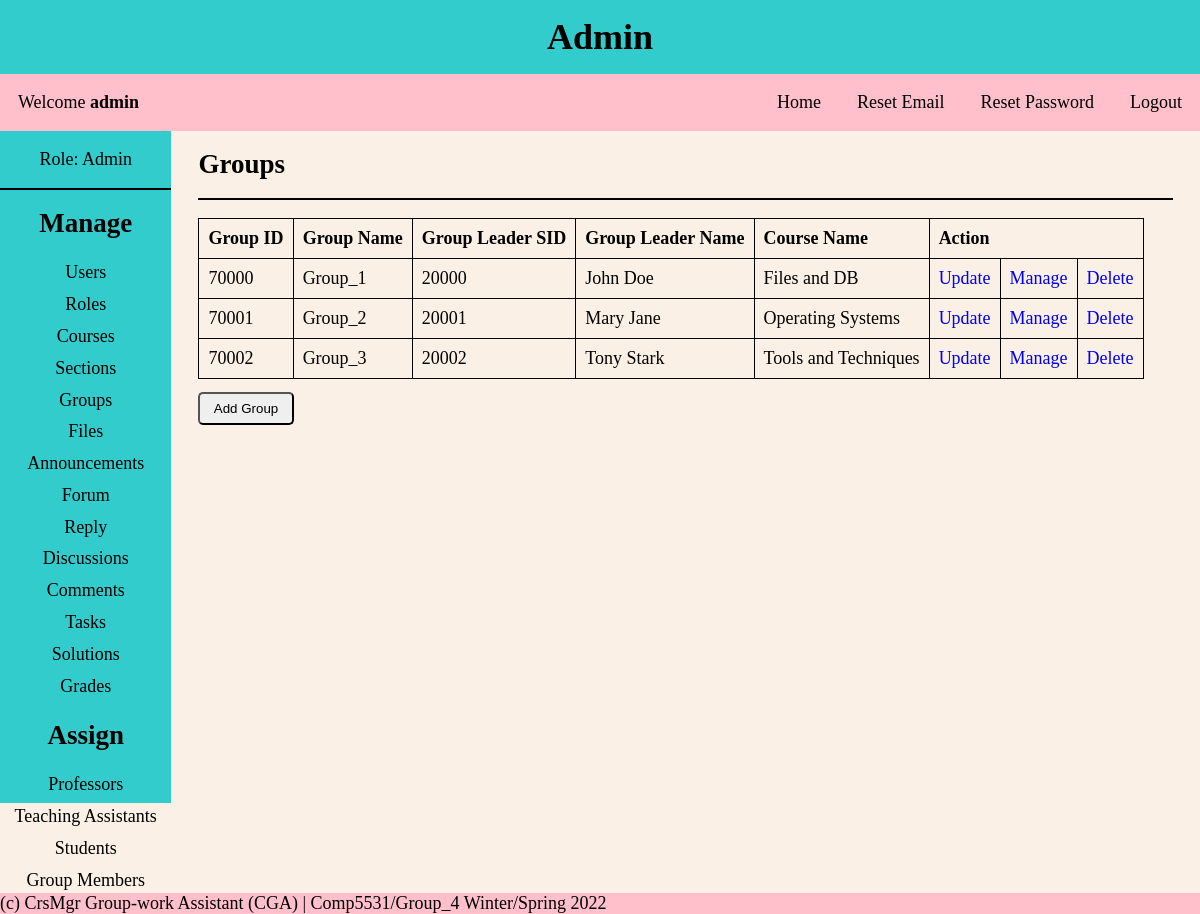
/pages/admin.php?page=groups (signed in), run on the app's committed database.
### tables this page shows
CREATE TABLE Student_Groups
(
  group_id INT NOT NULL AUTO_INCREMENT PRIMARY KEY,
  group_name VARCHAR(30) NOT NULL,
  group_leader_sid INT NOT NULL
);

CREATE TABLE Users
(
  user_id INT NOT NULL AUTO_INCREMENT PRIMARY KEY,
  first_name VARCHAR(30) NOT NULL,
  last_name VARCHAR(30) NOT NULL,
  dob DATE NOT NULL,
  email VARCHAR(30) NOT NULL UNIQUE,
  username VARCHAR(30) NOT NULL UNIQUE,
  password VARCHAR(30) NOT NULL,
  created_on DATETIME DEFAULT CURRENT_TIMESTAMP,
  first_login TINYINT NOT NULL,
  role_id INT NOT NULL,
  FOREIGN KEY (role_id) REFERENCES Roles(role_id)
);

CREATE TABLE Course
(
  course_id INT NOT NULL AUTO_INCREMENT PRIMARY KEY,
  course_name VARCHAR(30) NOT NULL UNIQUE,
  course_number INT NOT NULL UNIQUE
);

### helper/functions.php (called while the page is built, shortened)
<?php
function isAdmin()
{
    if (isset($_SESSION['role_id']) && $_SESSION['role_id'] == 1) {
        return true;
    }
    return false;
}
function isStudent()
{
    return false;
}

### CRUD/groups.php (the view, shortened to what this page needs)
<div class="content-body">
    <?php
    if (isAdmin()) {
        $query = "SELECT g.*, s.*, u.*, c.* FROM student_groups as g
        JOIN student as s ON g.group_leader_sid = s.student_id
        JOIN users as u ON s.user_id = u.user_id
        LEFT JOIN group_of_course as gc ON gc.group_id = g.group_id
        LEFT JOIN course as c ON c.course_id = gc.course_id
        ORDER BY g.group_id ASC";
    }
    $results = mysqli_query($conn, $query);
    ?>
    <h2>Groups</h2>
    <hr>
    <table>
        <thead>
            <tr>
                <?php isAdmin() ? print '<th>Group ID</th>' : ''; ?>
                <th>Group Name</th>
                <th>Group Leader SID</th>
                <th>Group Leader Name</th>
                <th>Course Name</th>
                <?php !isStudent() ? print '<th colspan="3">Action</th>' : ''; ?>
            </tr>
        </thead>
        <tbody>
            <?php
            foreach ($results as $groups) {
                $group_id = $groups['group_id'];
                $group_name = $groups['group_name'];
                $group_leader_sid = $groups['group_leader_sid'];
                $group_leader_name = $groups['first_name'] . " " . $groups['last_name'];
                $course_id = $groups['course_id'];
                $course_name = $groups['course_name'];
            ?>
                <tr>
                    <?php if (isAdmin()) {
                        echo '<td>' . $group_id . '</td>';
                    } ?>
                    <td><?= $group_name ?></td>
                    <td><?= $group_leader_sid ?></td>
                    <td><?= $group_leader_name ?></td>
                    <td><?= $course_name ?></td>
                    <?php if (!isStudent()) {
                        echo '<td><a href="?page=groups&update_view=true&update_id=' . $group_id . '&course_id=' . $course_id . '">Update</a></td>';
                        echo '<td><a href="?page=assign-group&group_id=' . $group_id . '&course_id=' . $course_id . '">Manage</a></td>';
                        echo "<td><a href='?page=groups&delete_view=true&delete_id=" . $group_id . "' onclick='return confirm(&quot;Are you sure you want to delete?&quot;)'>Delete</a></td>";
                    } ?>
                </tr>
            <?php } ?>
        </tbody>
    </table>
    <?php if (!isStudent()) { ?>
        <a href="?page=groups&add_view=true">
            <button>Add Group</button>
        </a>
    <?php } ?>
</div>

### styles/style.css (style rules this page uses)
* { margin: 0; padding: 0; box-sizing: border-box; }
body { background-color: #faf0e6; font-family: 'Times New Roman', Times, serif; font-size: large; }
a { text-decoration: none; }
hr { border: 1px solid black; margin: 1em 0; }
.content-body { padding: 0 0.5em; text-align: left; }
table, th, td { border: 1px solid; border-collapse: collapse; text-align: left; padding: 0.5em; }
td { max-width: 250px; overflow: hidden; text-overflow: ellipsis; white-space: nowrap; }
button { padding: 0.5em 1em; border-radius: 5px; margin: 1em 0; }

### data on the page
student_groups: group_id "70000", group_name "Group_1", group_leader_sid "20000", users.first_name+last_name "John Doe", course.course_name "Files and DB"
student_groups: group_id "70001", group_name "Group_2", group_leader_sid "20001", users.first_name+last_name "Mary Jane", course.course_name "Operating Systems"
student_groups: group_id "70002", group_name "Group_3", group_leader_sid "20002", users.first_name+last_name "Tony Stark", course.course_name "Tools and Techniques"

### other printed values
$role_name "Admin"
$username "admin"
$_SESSION['role_name'] "Admin"
